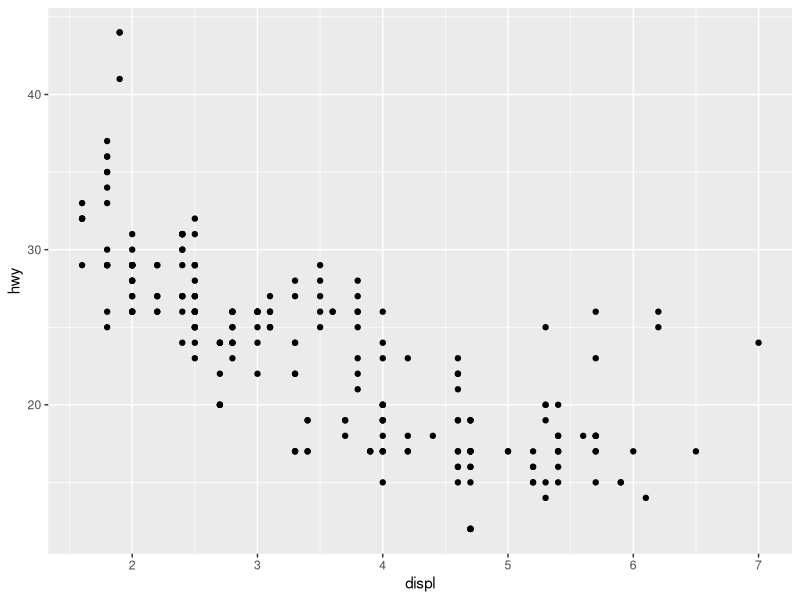
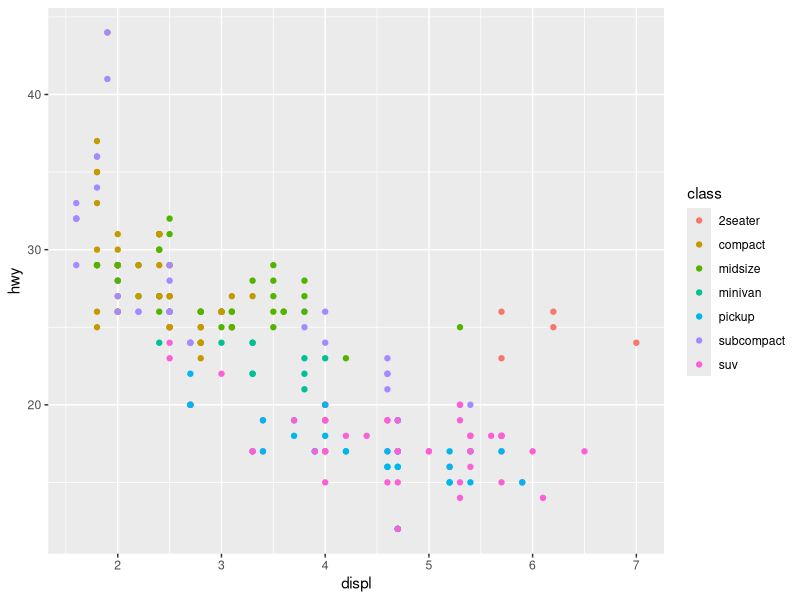
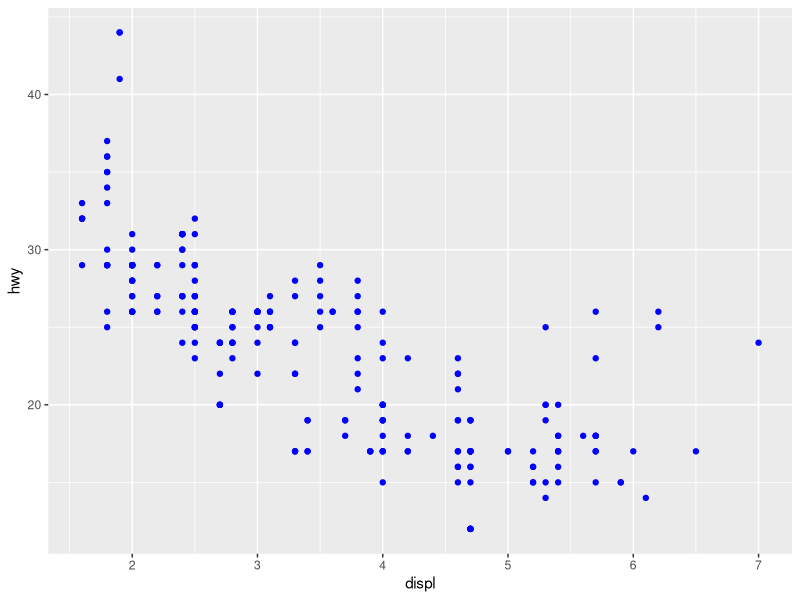
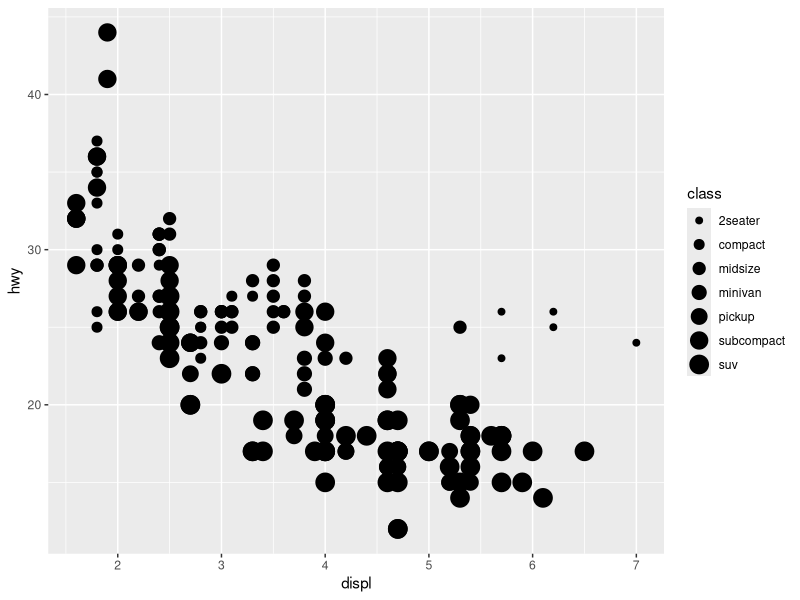
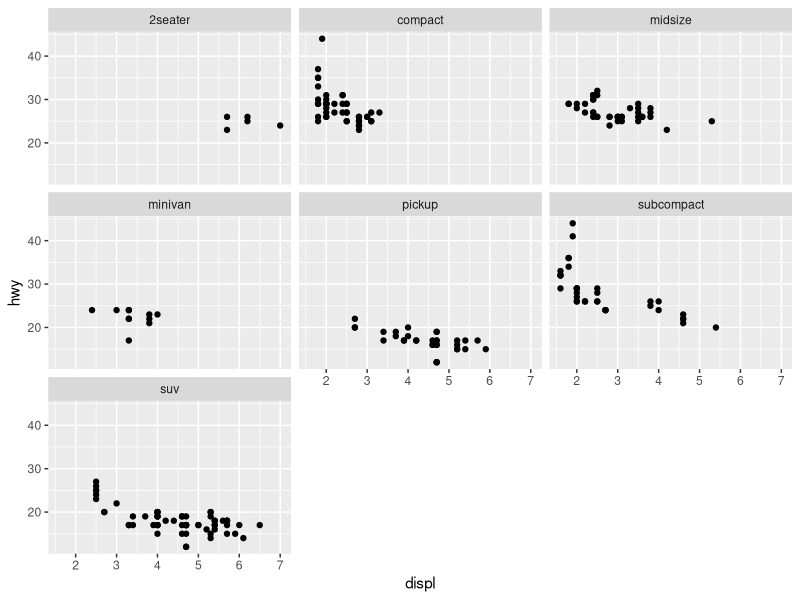
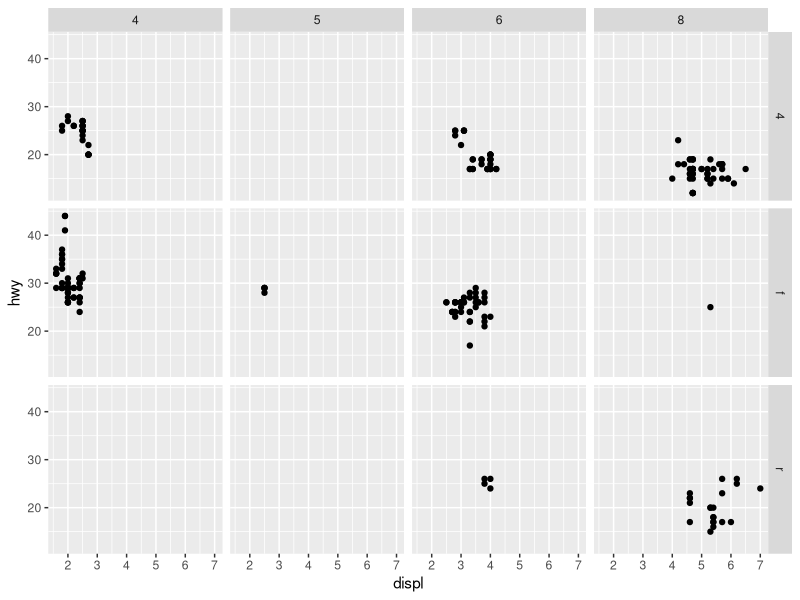
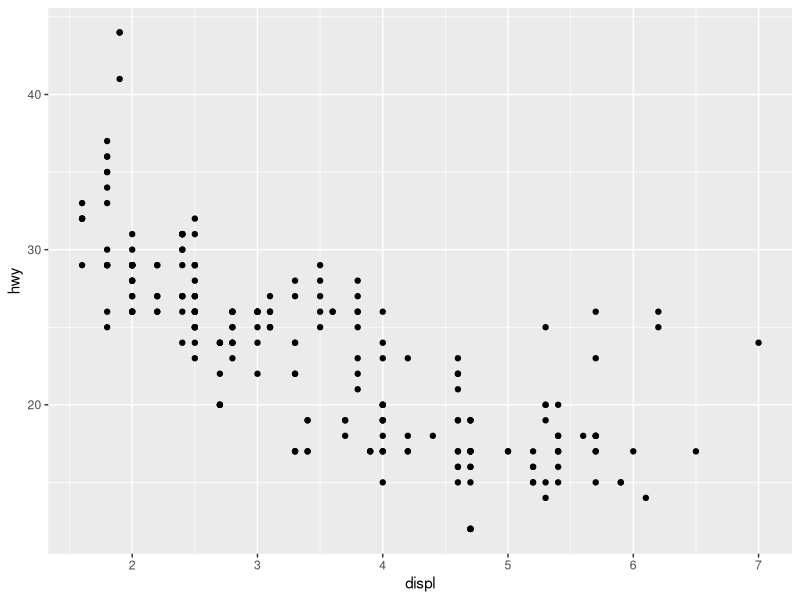
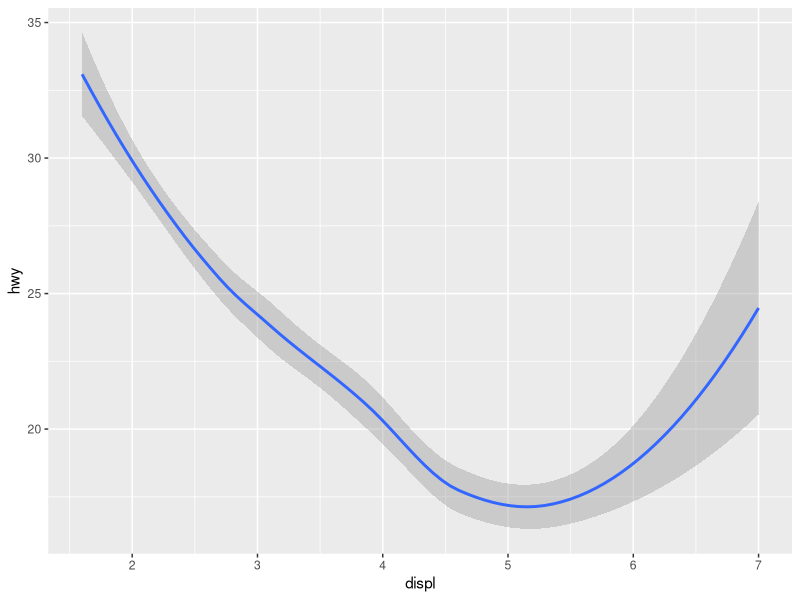

These figures' R source, in order:
## ---- chunk 1
knitr::opts_chunk$set(echo = TRUE)

library(tidyverse)
## ---- chunk 2
mpg

#check the variables in mpg
?mpg
## ---- chunk 3
ggplot(data = mpg) + 
  geom_point(mapping = aes(x = displ, y = hwy))
## ---- chunk 4
ggplot(data = mpg) + 
  geom_point(mapping = aes(x = displ, y = hwy, color = class))

ggplot(data = mpg) + 
  geom_point(mapping = aes(x = displ, y = hwy), color = "blue")

ggplot(data = mpg) + 
  geom_point(mapping = aes(x = displ, y = hwy, size = class))
#> Warning: Using size for a discrete variable is not advised.
## ---- chunk 5
ggplot(data = mpg) + 
  geom_point(mapping = aes(x = displ, y = hwy)) + 
  facet_wrap(~ class)
## ---- chunk 6
ggplot(data = mpg) + 
  geom_point(mapping = aes(x = displ, y = hwy)) + 
  facet_grid(drv ~ cyl)

## ---- chunk 7
# left
ggplot(data = mpg) + 
  geom_point(mapping = aes(x = displ, y = hwy))

# right
ggplot(data = mpg) + 
  geom_smooth(mapping = aes(x = displ, y = hwy))

#Add the aesthetic for linetype

## ---- chunk 8
ggplot(data = mpg, mapping = aes(x = displ, y = hwy)) + 
  geom_point(mapping = aes(color = class)) + 
  geom_smooth()
## ---- chunk 9
ggplot(data = diamonds) + 
  geom_bar(mapping = aes(x = cut))

diamonds %>%
  count(cut)

?geom_bar

ggplot(data = diamonds) + 
  stat_count(mapping = aes(x = cut))

ggplot(data = diamonds) + 
  geom_bar(mapping = aes(x = cut, y = stat(count), group = 1))

#geom col

demo <- tribble(
  ~cut,         ~freq,
  "Fair",       1610,
  "Good",       4906,
  "Very Good",  12082,
  "Premium",    13791,
  "Ideal",      21551
)

ggplot(data = demo) +
  geom_bar(mapping = aes(x = cut, y = freq), stat = "identity")
## ---- chunk 10
ggplot(data = diamonds) + 
  geom_bar(mapping = aes(x = cut, colour = cut))

ggplot(data = diamonds) + 
  geom_bar(mapping = aes(x = cut, fill = cut))

ggplot(data = diamonds) + 
  geom_bar(mapping = aes(x = cut, fill = clarity))

ggplot(data = diamonds) + 
  geom_bar(mapping = aes(x = cut, fill = clarity), position = "fill")



## ---- chunk 11
ggplot(data = mpg, mapping = aes(x = class, y = hwy)) + 
  geom_boxplot()
ggplot(data = mpg, mapping = aes(x = class, y = hwy)) + 
  geom_boxplot() +
  coord_flip()

## ---- chunk 12
ggplot(mpg, aes(x = factor(1), fill = drv)) +
  geom_bar()

ggplot(mpg, aes(x = factor(1), fill = drv)) +
  geom_bar(width = 1) +
  coord_polar(theta = "y")
